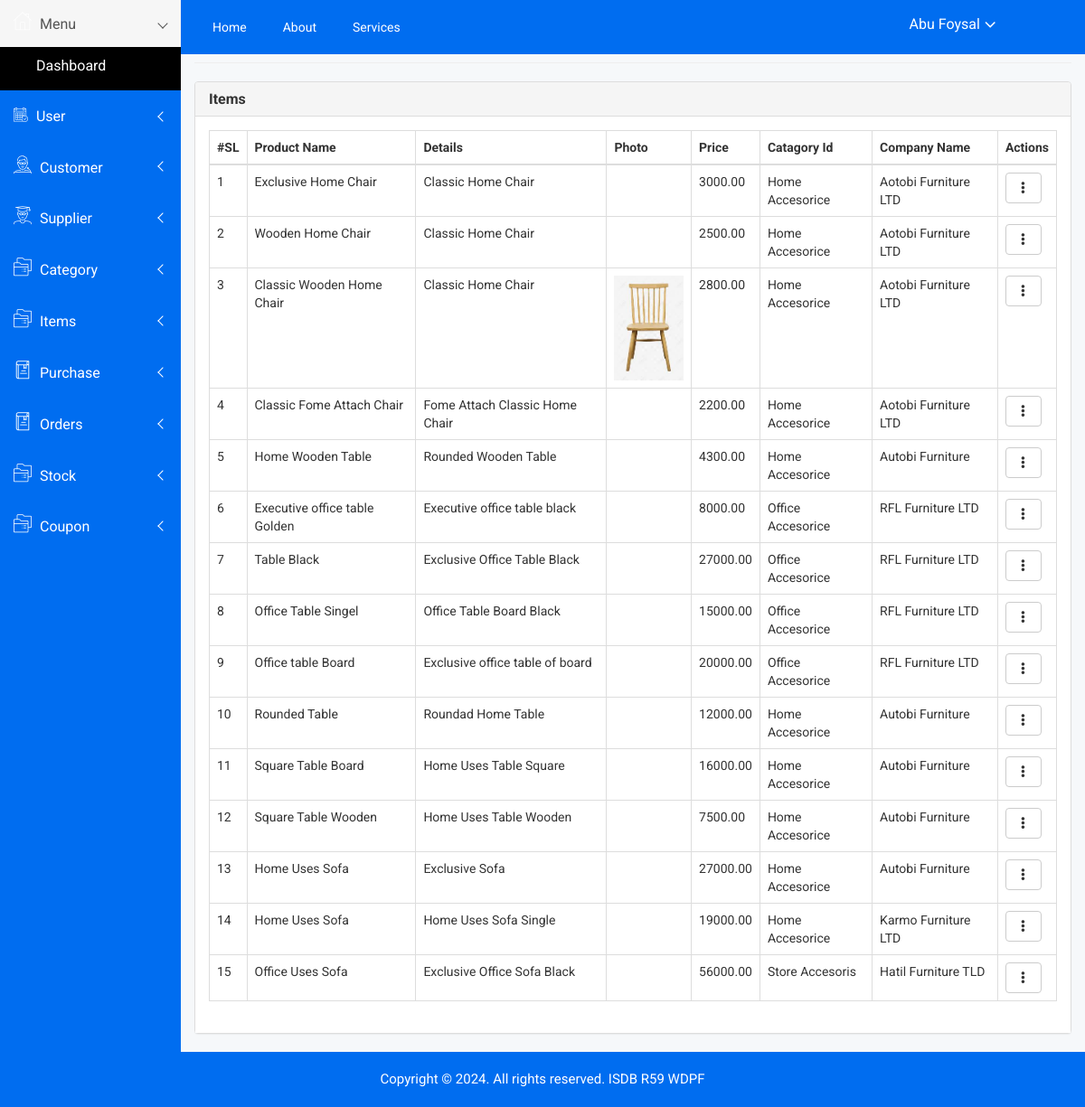
Screenshot of /admin/items_list.php (signed in) with the database file from the repository.
### tables this page shows
CREATE TABLE `items` (
  `id` int(11) NOT NULL AUTO_INCREMENT,
  `product_name` varchar(100) DEFAULT NULL,
  `details` text DEFAULT NULL,
  `photo` varchar(100) DEFAULT NULL,
  `price` decimal(10,2) DEFAULT NULL,
  `catagory_id` int(11) DEFAULT NULL,
  `company_name` varchar(100) DEFAULT NULL,
  `created_at` datetime DEFAULT NULL,
  `created_by` int(11) DEFAULT NULL,
  `updated_at` datetime DEFAULT NULL,
  `updated_by` int(11) DEFAULT NULL,
  `deleted_at` datetime DEFAULT NULL,
  PRIMARY KEY (`id`)
);

CREATE TABLE `catagory` (
  `id` int(11) NOT NULL AUTO_INCREMENT,
  `name` varchar(100) DEFAULT NULL,
  `created_at` datetime DEFAULT NULL,
  `created_by` int(11) DEFAULT NULL,
  `updated_at` datetime DEFAULT NULL,
  `updated_by` int(11) DEFAULT NULL,
  `deleted_at` datetime DEFAULT NULL,
  PRIMARY KEY (`id`),
  UNIQUE KEY `name` (`name`)
);

### admin/class/crud.php (called while the page is built, shortened)
<?php
    class crud{
        private $host='localhost';
        private $connection;
        public function __construct($user,$password,$database){
            $this->user=$user;
            $this->password=$password;
            $this->database=$database;
            $this->connection=new mysqli($this->host,$this->user,$this->password,$this->database);
        }
        public function common_select_query($sql){
            $result=array();
            $error=false;
            $rs=$this->connection->query($sql);
            if($rs){
                if($rs->num_rows > 0){
                    while($r=$rs->fetch_object()){
                        array_push($result,$r);
                    }
                }
            }else{
                $error=$this->connection->error;
            }
            $return = array('data'=>$result,'error'=>$error);
            return $return;
        }
    }
?>

### admin/include/connection.php (called while the page is built)
<?php
    include_once('class/crud.php');
    $mysqli=new crud("root","","sports_store");
    $baseurl="http://localhost/sports_store/admin/";
?>

### admin/items_list.php (the view, shortened to what this page needs)
<?php include('include/header.php') ; ?>
<link href="https://cdn.datatables.net/1.10.24/css/dataTables.bootstrap.min.css" rel="stylesheet">
<div class="container-fluid">
    <h4 class="page-header"><small>Items /</small> List</h4>
    <div class="panel panel-default">
        <div class="panel-heading">
            <h5 class="panel-title">Items</h5>
        </div>
        <div class="panel-body">
            <div class="table-responsive">
                <table class="table table-bordered table-hover">
                    <thead>
                        <tr>
                            <th>#SL</th>
                            <th>Product Name</th>
                            <th>Details</th>
                            <th>Photo</th>
                            <th>Price</th>
                            <th>Catagory Id</th>
                            <th>Company Name</th>
                            <th>Actions</th>
                        </tr>
                    </thead>
                    <tbody>
                        <?php
                            $result=$mysqli->common_select_query('SELECT items.*, catagory.name as cat FROM `items` join catagory on catagory.id=items.catagory_id WHERE items.deleted_at is null');
                            if($result){
                                if($result['data']){
                                    $i=1;
                                    foreach($result['data'] as $data){
                        ?>
                        <tr>
                            <td><?= $i++ ?></td>
                            <td><?= $data->product_name ?></td>
                            <td><?= $data->details ?></td>
                            <td> <img src="<?= $baseurl ?>assets/items/<?= $data->photo ?>" width="80px" alt=""> </td>
                            <td><?= $data->price ?></td>
                            <td><?= $data->cat ?></td>
                            <td><?= $data->company_name ?></td>
                            <td>
                                <div class="dropdown">
                                    <button type="button" class="btn btn-default dropdown-toggle" data-toggle="dropdown">
                                        <i class="glyphicon glyphicon-option-vertical"></i>
                                    </button>
                                </div>
                            </td>
                        </tr>
                        <?php } } } ?>
                    </tbody>
                </table>
            </div>
        </div>
    </div>
</div>
<?php include('include/footer.php') ; ?>

### admin/assets/css/main.css (style rules this page uses)
html { color: #222; font-size: 1em; line-height: 1.4; }
audio, canvas, iframe, img, svg, video { vertical-align: middle; }

### rows the page displays
items: product_name "Exclusive Home Chair", details "Classic Home Chair", price "3000.00", catagory.name "Home Accesorice", company_name "Aotobi Furniture LTD"
items: product_name "Wooden Home Chair", details "Classic Home Chair", price "2500.00", catagory.name "Home Accesorice", company_name "Aotobi Furniture LTD"
items: product_name "Classic Wooden Home Chair", details "Classic Home Chair", photo (picture), price "2800.00", catagory.name "Home Accesorice", company_name "Aotobi Furniture LTD"
items: product_name "Classic Fome Attach Chair", details "Fome Attach Classic Home Chair", price "2200.00", catagory.name "Home Accesorice", company_name "Aotobi Furniture LTD"
items: product_name "Home Wooden Table", details "Rounded Wooden Table", price "4300.00", catagory.name "Home Accesorice", company_name "Autobi Furniture"
items: product_name "Executive office table Golden", details "Executive office table black", price "8000.00", catagory.name "Office Accesorice", company_name "RFL Furniture LTD"
items: product_name "Table Black", details "Exclusive Office Table Black", price "27000.00", catagory.name "Office Accesorice", company_name "RFL Furniture LTD"
items: product_name "Office Table Singel", details "Office Table Board Black", price "15000.00", catagory.name "Office Accesorice", company_name "RFL Furniture LTD"
items: product_name "Office table Board", details "Exclusive office table of board", price "20000.00", catagory.name "Office Accesorice", company_name "RFL Furniture LTD"
items: product_name "Rounded Table", details "Roundad Home Table", price "12000.00", catagory.name "Home Accesorice", company_name "Autobi Furniture"
items: product_name "Square Table Board", details "Home Uses Table Square", price "16000.00", catagory.name "Home Accesorice", company_name "Autobi Furniture"
items: product_name "Square Table Wooden", details "Home Uses Table Wooden", price "7500.00", catagory.name "Home Accesorice", company_name "Autobi Furniture"
items: product_name "Home Uses Sofa", details "Exclusive Sofa", price "27000.00", catagory.name "Home Accesorice", company_name "Autobi Furniture"
items: product_name "Home Uses Sofa", details "Home Uses Sofa Single", price "19000.00", catagory.name "Home Accesorice", company_name "Karmo Furniture LTD"
items: product_name "Office Uses Sofa", details "Exclusive Office Sofa Black", price "56000.00", catagory.name "Store Accesoris", company_name "Hatil Furniture TLD"

### other values shown
$_SESSION['name'] "Abu Foysal"
